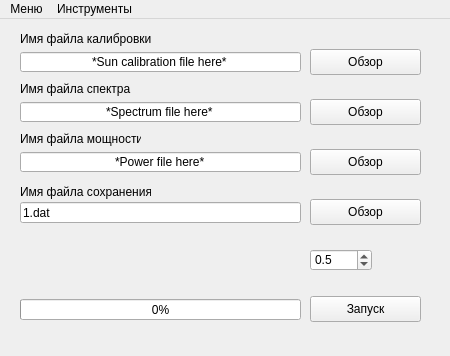
<?xml version="1.0" encoding="UTF-8"?>
<ui version="4.0">
 <class>MainWindow</class>
 <widget class="QMainWindow" name="MainWindow">
  <property name="geometry">
   <rect>
    <x>0</x>
    <y>0</y>
    <width>450</width>
    <height>356</height>
   </rect>
  </property>
  <property name="sizePolicy">
   <sizepolicy hsizetype="Preferred" vsizetype="Maximum">
    <horstretch>0</horstretch>
    <verstretch>0</verstretch>
   </sizepolicy>
  </property>
  <property name="minimumSize">
   <size>
    <width>450</width>
    <height>300</height>
   </size>
  </property>
  <property name="maximumSize">
   <size>
    <width>1920</width>
    <height>1080</height>
   </size>
  </property>
  <property name="windowTitle">
   <string>Парсер</string>
  </property>
  <widget class="QWidget" name="centralWidget">
   <widget class="QPushButton" name="Calibration_B">
    <property name="geometry">
     <rect>
      <x>310</x>
      <y>30</y>
      <width>111</width>
      <height>26</height>
     </rect>
    </property>
    <property name="text">
     <string>Обзор</string>
    </property>
    <property name="flat">
     <bool>false</bool>
    </property>
   </widget>
   <widget class="QLineEdit" name="Calibration_L">
    <property name="geometry">
     <rect>
      <x>20</x>
      <y>33</y>
      <width>281</width>
      <height>20</height>
     </rect>
    </property>
    <property name="toolTip">
     <string>*Sun calibration file here*</string>
    </property>
    <property name="text">
     <string>*Sun calibration file here*</string>
    </property>
    <property name="frame">
     <bool>true</bool>
    </property>
    <property name="alignment">
     <set>Qt::AlignCenter</set>
    </property>
    <property name="readOnly">
     <bool>true</bool>
    </property>
    <property name="placeholderText">
     <string/>
    </property>
   </widget>
   <widget class="QLineEdit" name="Spectrum_L">
    <property name="geometry">
     <rect>
      <x>20</x>
      <y>83</y>
      <width>281</width>
      <height>20</height>
     </rect>
    </property>
    <property name="text">
     <string>*Spectrum file here*</string>
    </property>
    <property name="alignment">
     <set>Qt::AlignCenter</set>
    </property>
    <property name="readOnly">
     <bool>true</bool>
    </property>
   </widget>
   <widget class="QLineEdit" name="Power_L">
    <property name="geometry">
     <rect>
      <x>20</x>
      <y>133</y>
      <width>281</width>
      <height>20</height>
     </rect>
    </property>
    <property name="inputMask">
     <string/>
    </property>
    <property name="text">
     <string>*Power file here*</string>
    </property>
    <property name="alignment">
     <set>Qt::AlignCenter</set>
    </property>
    <property name="readOnly">
     <bool>true</bool>
    </property>
    <property name="placeholderText">
     <string/>
    </property>
   </widget>
   <widget class="QPushButton" name="Spectrum_B">
    <property name="geometry">
     <rect>
      <x>310</x>
      <y>80</y>
      <width>111</width>
      <height>26</height>
     </rect>
    </property>
    <property name="text">
     <string>Обзор</string>
    </property>
    <property name="flat">
     <bool>false</bool>
    </property>
   </widget>
   <widget class="QPushButton" name="Power_B">
    <property name="geometry">
     <rect>
      <x>310</x>
      <y>130</y>
      <width>111</width>
      <height>26</height>
     </rect>
    </property>
    <property name="text">
     <string>Обзор</string>
    </property>
    <property name="flat">
     <bool>false</bool>
    </property>
   </widget>
   <widget class="QPushButton" name="Calculate_B">
    <property name="geometry">
     <rect>
      <x>310</x>
      <y>277</y>
      <width>111</width>
      <height>26</height>
     </rect>
    </property>
    <property name="text">
     <string>Запуск</string>
    </property>
    <property name="flat">
     <bool>false</bool>
    </property>
   </widget>
   <widget class="QProgressBar" name="progressBar">
    <property name="enabled">
     <bool>true</bool>
    </property>
    <property name="geometry">
     <rect>
      <x>20</x>
      <y>280</y>
      <width>281</width>
      <height>21</height>
     </rect>
    </property>
    <property name="value">
     <number>0</number>
    </property>
   </widget>
   <widget class="QLabel" name="label">
    <property name="geometry">
     <rect>
      <x>20</x>
      <y>163</y>
      <width>131</width>
      <height>20</height>
     </rect>
    </property>
    <property name="text">
     <string>Имя файла сохранения</string>
    </property>
    <property name="alignment">
     <set>Qt::AlignLeading|Qt::AlignLeft|Qt::AlignVCenter</set>
    </property>
   </widget>
   <widget class="QLineEdit" name="Save_L">
    <property name="geometry">
     <rect>
      <x>20</x>
      <y>183</y>
      <width>281</width>
      <height>21</height>
     </rect>
    </property>
    <property name="text">
     <string>1.dat</string>
    </property>
   </widget>
   <widget class="QPushButton" name="Save_B">
    <property name="geometry">
     <rect>
      <x>310</x>
      <y>180</y>
      <width>111</width>
      <height>26</height>
     </rect>
    </property>
    <property name="text">
     <string>Обзор</string>
    </property>
    <property name="flat">
     <bool>false</bool>
    </property>
   </widget>
   <widget class="QLabel" name="label_2">
    <property name="geometry">
     <rect>
      <x>20</x>
      <y>110</y>
      <width>121</width>
      <height>20</height>
     </rect>
    </property>
    <property name="text">
     <string>Имя файла мощности</string>
    </property>
    <property name="alignment">
     <set>Qt::AlignLeading|Qt::AlignLeft|Qt::AlignVCenter</set>
    </property>
   </widget>
   <widget class="QLabel" name="label_3">
    <property name="geometry">
     <rect>
      <x>20</x>
      <y>60</y>
      <width>121</width>
      <height>20</height>
     </rect>
    </property>
    <property name="text">
     <string>Имя файла спектра</string>
    </property>
    <property name="alignment">
     <set>Qt::AlignLeading|Qt::AlignLeft|Qt::AlignVCenter</set>
    </property>
   </widget>
   <widget class="QLabel" name="label_4">
    <property name="geometry">
     <rect>
      <x>20</x>
      <y>10</y>
      <width>131</width>
      <height>20</height>
     </rect>
    </property>
    <property name="text">
     <string>Имя файла калибровки</string>
    </property>
    <property name="alignment">
     <set>Qt::AlignLeading|Qt::AlignLeft|Qt::AlignVCenter</set>
    </property>
   </widget>
   <widget class="QDoubleSpinBox" name="doubleSpinBox">
    <property name="geometry">
     <rect>
      <x>310</x>
      <y>230</y>
      <width>62</width>
      <height>22</height>
     </rect>
    </property>
    <property name="decimals">
     <number>1</number>
    </property>
    <property name="minimum">
     <double>0.100000000000000</double>
    </property>
    <property name="maximum">
     <double>1.000000000000000</double>
    </property>
    <property name="singleStep">
     <double>0.100000000000000</double>
    </property>
    <property name="value">
     <double>0.500000000000000</double>
    </property>
   </widget>
  </widget>
  <widget class="QMenuBar" name="menuBar">
   <property name="geometry">
    <rect>
     <x>0</x>
     <y>0</y>
     <width>450</width>
     <height>21</height>
    </rect>
   </property>
   <widget class="QMenu" name="menu">
    <property name="title">
     <string>Меню</string>
    </property>
    <addaction name="separator"/>
    <addaction name="action_2"/>
    <addaction name="action"/>
    <addaction name="action_3"/>
   </widget>
   <widget class="QMenu" name="menu_2">
    <property name="title">
     <string>Инструменты</string>
    </property>
    <addaction name="action_4"/>
    <addaction name="action_5"/>
   </widget>
   <addaction name="menu"/>
   <addaction name="menu_2"/>
  </widget>
  <action name="action_2">
   <property name="text">
    <string>Помощь...</string>
   </property>
  </action>
  <action name="action_3">
   <property name="text">
    <string>Выход</string>
   </property>
  </action>
  <action name="action">
   <property name="text">
    <string>Диапазоны</string>
   </property>
  </action>
  <action name="action_4">
   <property name="text">
    <string>Спектр</string>
   </property>
  </action>
  <action name="action_5">
   <property name="text">
    <string>Графики</string>
   </property>
  </action>
 </widget>
 <layoutdefault spacing="6" margin="11"/>
 <resources/>
 <connections/>
</ui>
